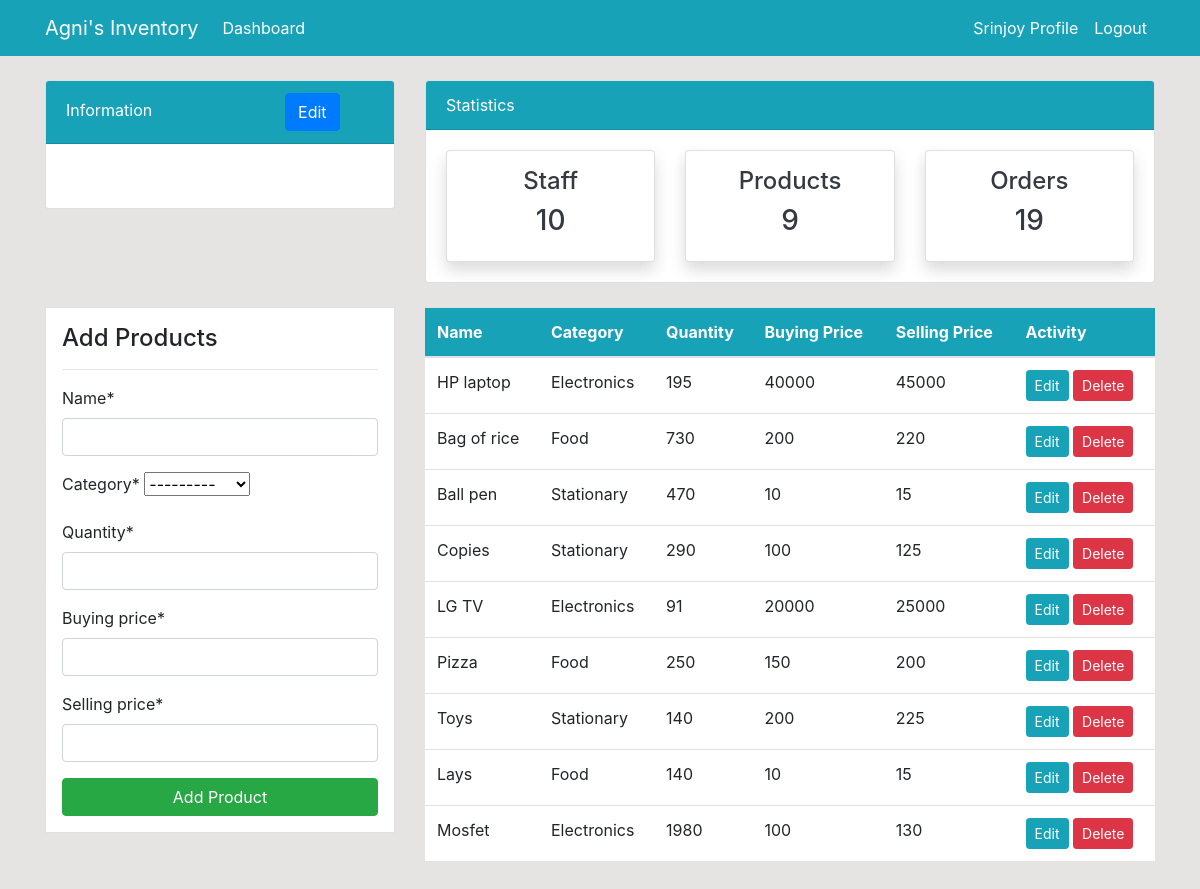
The page /product/ (signed in) on the database as committed earlier.
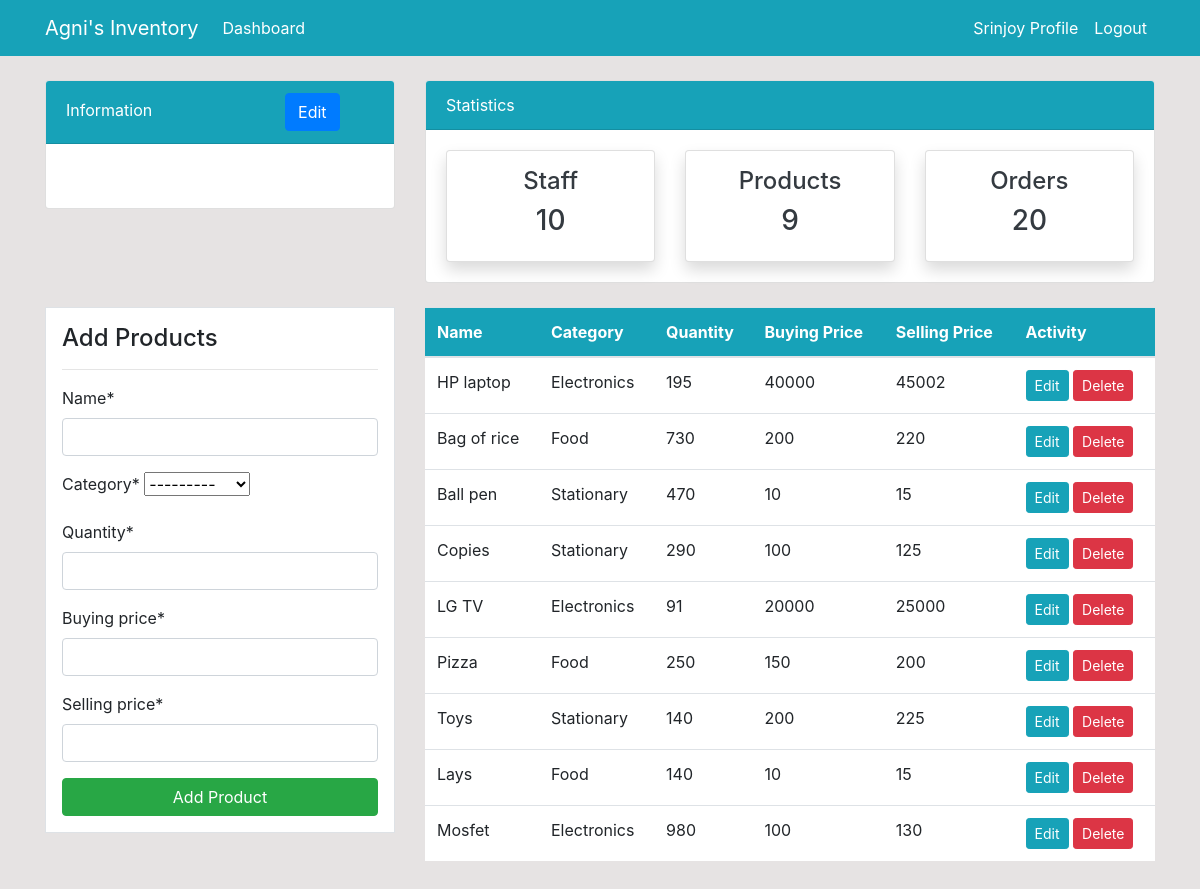
The same page on the database as committed later.
### dashboard/models.py (models this page shows, shortened)
class Product(models.Model):
    name=models.CharField(max_length=100, null=True)
    category=models.CharField(max_length=20, choices=CATEGORY, null=True)
    quantity=models.PositiveIntegerField(null=True)
    ordered_quantity=models.PositiveIntegerField(null=True, default=0)
    buying_price = models.PositiveIntegerField(null = True)
    selling_price = models.PositiveIntegerField(null = True)
    class Meta:
        verbose_name_plural='Product'

### dashboard/views.py (the view)
# urls.py: path('product/',views.product, name='dashboard-product'),
@login_required
def product(request):
    items=Product.objects.raw('SELECT * FROM dashboard_product')
    workers_count=User.objects.all().count()
    orders_count=Order.objects.count()
    products_count=Product.objects.count()
    if request.method=='POST':
        form=ProductForm(request.POST)
        if form.is_valid():
            form.save()
            product_name=form.cleaned_data.get('name')
            messages.success(request, f'{product_name} has been added successfully')
            return redirect('dashboard-product')
    else:
        form=ProductForm()
    context={
        'items':items,
        'form':form,
        'workers_count':workers_count,
        'orders_count':orders_count,
        'products_count':products_count,
    }
    return render(request, 'dashboard/product.html', context)

### dashboard/forms.py
class ProductForm(forms.ModelForm):
    class Meta:
        model = Product
        fields = ['name','category','quantity', 'buying_price', 'selling_price']

### templates/dashboard/product.html (shortened to what this page needs)
{% extends 'partials/base.html'%}
{% load crispy_forms_tags %}
{% block content %}
{% include 'partials/topnav.html' %}
<div class="container">
    <div class="row my-4">
        <div class="col-md-4">
            <div class="border bg-white p-3">
                <h4>Add Products</h4>
                <hr>
                <form method="POST">
                    {{ form|crispy }}
                    <input class="btn btn-success btn-block" type="submit" value="Add Product">
                </form>
            </div>
        </div>
        <div class="col-md-8">
            <table class="table bg-white">
                <thead class="bg-info">
                    <tr class="text-white">
                        <th scope="col">Name</th>
                        <th scope="col">Category</th>
                        <th scope="col">Quantity</th>
                        <th scope="col">Buying Price</th>
                        <th scope="col">Selling Price</th>
                        <th scope="col">Activity</th>
                    </tr>
                </thead>
                <tbody>
                    {%for item in items  %}
                    <tr>
                        <td>{{ item.name }}</td>
                        <td>{{item.category}}</td>
                        <td>{{item.quantity}}</td>
                        <td>{{item.buying_price}}</td>
                        <td>{{item.selling_price}}</td>
                        <td>
                            <a class="btn btn-info btn-sm" href="{% url 'dashboard-product-update' item.id %}">Edit</a>
                            <a class="btn btn-danger btn-sm" href="{% url 'dashboard-product-delete' item.id %}">Delete</a>
                        </td>
                    </tr>
                    {% endfor %}
                </tbody>
            </table>
        </div>
    </div>
</div>
{% endblock %}

Rows that differ between the two databases and show on the page:
changed Product "HP laptop": selling_price "45000" → "45002"
changed Product "Mosfet": quantity "1980" → "980"
Other text that changed with them:
{{ orders_count }}: "19" → "20"
